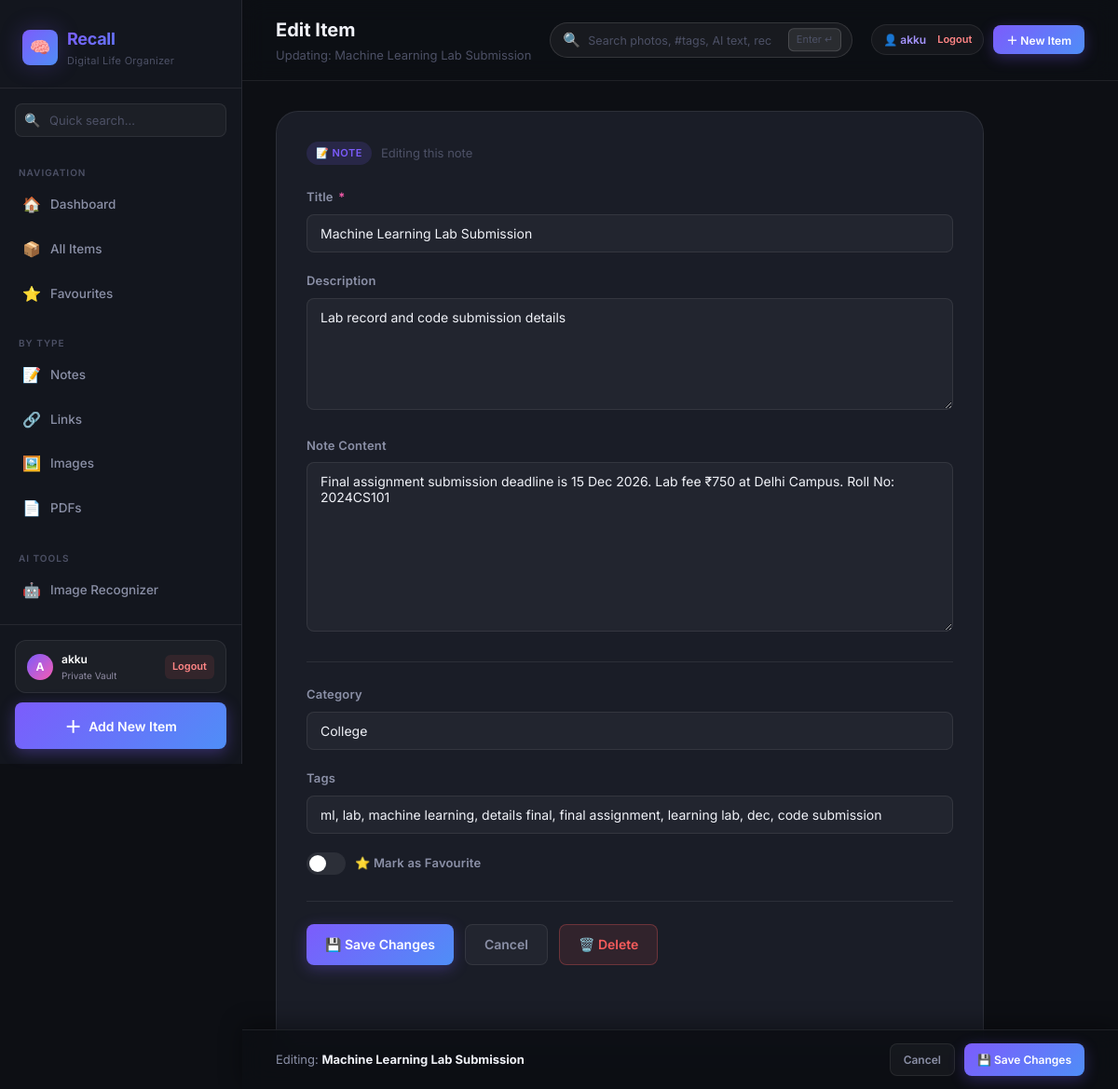
Page /item/52656f0b-5211-48f5-9dd1-ac2c3fe8be5c/edit (signed in) on the committed database.
### tables this page shows
CREATE TABLE users (
            id            TEXT PRIMARY KEY,
            email         TEXT UNIQUE NOT NULL,
            username      TEXT NOT NULL,
            password_hash TEXT NOT NULL,
            created_at    TEXT NOT NULL
        );

CREATE TABLE items (
            id          TEXT PRIMARY KEY,
            type        TEXT NOT NULL,           -- 'note' | 'link' | 'image' | 'pdf'
            title       TEXT NOT NULL,
            description TEXT,
            content     TEXT,                   -- note text or extracted text
            url         TEXT,                   -- for links
            filename    TEXT,                   -- for files
            tags        TEXT DEFAULT '[]',      -- JSON array
            category    TEXT DEFAULT 'General',
            favourite   INTEGER DEFAULT 0,
            created_at  TEXT NOT NULL,
            updated_at  TEXT NOT NULL
        , subcategory TEXT DEFAULT '', entities TEXT DEFAULT '{}', content_hash TEXT DEFAULT '', user_id TEXT DEFAULT '');

### app.py (the view, shortened to what this page needs)
@app.route("/item/<item_id>/edit", methods=["GET", "POST"])
def edit_item(item_id):
    user_id = session.get("user_id")
    conn = get_db()
    row  = conn.execute("SELECT * FROM items WHERE id=? AND user_id=?", (item_id, user_id)).fetchone()
    if not row:
        conn.close()
        abort(404)
    item = row_to_dict(row)
    conn.close()
    return render_template("edit.html", item=item)

### app.py (called while the page is built)
@app.after_request
def add_cache_control_headers(response):
    if response.content_type and "text/html" in response.content_type:
        response.headers["Cache-Control"] = "no-cache, no-store, must-revalidate, max-age=0, post-check=0, pre-check=0"
        response.headers["Pragma"] = "no-cache"
        response.headers["Expires"] = "-1"
    return response

def get_current_user():
    user_id = session.get("user_id")
    if not user_id:
        return None
    conn = get_db()
    row = conn.execute("SELECT id, email, username, created_at FROM users WHERE id=?", (user_id,)).fetchone()
    conn.close()
    return dict(row) if row else None

@app.context_processor
def inject_user():
    return {"current_user": get_current_user()}

@app.before_request
def require_login():
    endpoint = request.endpoint
    if not endpoint:
        return None
    if endpoint in EXEMPT_ENDPOINTS or endpoint.startswith("static"):
        return None
    user = get_current_user()
    if not user:
        session.clear()
        if request.path.startswith("/api/"):
            return jsonify({"error": "Unauthorized"}), 401
        return redirect(url_for("login", next=request.full_path if request.method == "GET" else None))

### db.py (called while the page is built)
def get_db():
    conn = sqlite3.connect(DB_PATH)
    conn.row_factory = sqlite3.Row
    return conn

def row_to_dict(row):
    if row is None:
        return None
    d = dict(row)
    try:
        raw_tags = d.get('tags')
        if isinstance(raw_tags, str):
            d['tags'] = json.loads(raw_tags or '[]')
        elif not isinstance(raw_tags, list):
            d['tags'] = []
    except Exception:
        d['tags'] = []
    try:
        raw_entities = d.get('entities')
        if isinstance(raw_entities, str):
            d['entities'] = json.loads(raw_entities or '{}')
        elif not isinstance(raw_entities, dict):
            d['entities'] = {}
    except Exception:
        d['entities'] = {}
    return d

### templates/edit.html (shortened to what this page needs)
{% extends "base.html" %}
{% set TYPE_ICONS = {'note': '📝', 'link': '🔗', 'image': '🖼️', 'pdf': '📄'} %}
{% block page_title %}Edit Item{% endblock %}
{% block page_subtitle %}Updating: {{ item.title }}{% endblock %}
{% block content %}
<div class="form-container">
  <div class="form-card">
    <div style="display:flex;align-items:center;gap:10px;margin-bottom:24px;">
      <span class="item-type-badge badge-{{ item.type }}">
        {{ TYPE_ICONS.get(item.type, '📌') }} {{ item.type }}
      </span>
      <span style="color:var(--text-muted);font-size:13px;">Editing this {{ item.type }}</span>
    </div>
    <form method="POST"
          action="{{ url_for('edit_item', item_id=item.id) }}"
          enctype="multipart/form-data"
          id="editForm">
      <div class="form-group">
        <label class="form-label" for="title">Title <span class="required">*</span></label>
        <input type="text" id="title" name="title" class="form-control"
               value="{{ item.title }}" required/>
      </div>
      <div class="form-group">
        <label class="form-label" for="description">Description</label>
        <textarea id="description" name="description" class="form-control" rows="2">{{ item.description or '' }}</textarea>
      </div>
      {% if item.type == 'note' %}
      <div class="form-group">
        <label class="form-label" for="content">Note Content</label>
        <textarea id="content" name="content" class="form-control" rows="10">{{ item.content or '' }}</textarea>
      </div>
      {% elif item.type == 'link' %}
      <div class="form-group">
        <label class="form-label" for="url">URL</label>
        <input type="url" id="url" name="url" class="form-control" value="{{ item.url or '' }}"/>
      </div>
      {% endif %}
      <div style="border-top:1px solid var(--border);margin:24px 0;padding-top:24px;">
        <div class="form-group">
          <label class="form-label" for="category">Category</label>
          <input type="text" id="category" name="category" class="form-control"
                 value="{{ item.category }}" list="categoryList" autocomplete="off"/>
        </div>
        <div class="form-group">
          <label class="form-label" for="tags">Tags</label>
          <input type="text" id="tags" name="tags" class="form-control"
                 value="{{ item.tags | join(', ') }}"
                 placeholder="Comma-separated…"/>
        </div>
        <div class="form-group">
          <label class="checkbox-row">
            <input type="checkbox" name="favourite" class="toggle-check"
                   {% if item.favourite %}checked{% endif %}/>
            <span class="form-label" style="margin:0;cursor:pointer;">⭐ Mark as Favourite</span>
          </label>
        </div>
      </div>
      <div class="form-actions">
        <button type="submit" class="btn btn-primary">💾 Save Changes</button>
        <a href="{{ url_for('view_item', item_id=item.id) }}" class="btn btn-secondary">Cancel</a>
        <form method="POST" action="{{ url_for('delete_item', item_id=item.id) }}"
              id="deleteFormEdit" style="margin-left:auto;">
          <button type="button" class="btn btn-danger delete-trigger"
                  data-form-id="deleteFormEdit">🗑️ Delete</button>
        </form>
      </div>
    </form>
    <div class="sticky-save-bar">
      <span style="color:var(--text-secondary);font-size:13px;">Editing: <strong style="color:var(--text-primary);">{{ item.title }}</strong></span>
      <div style="display:flex;gap:10px;">
        <a href="{{ url_for('view_item', item_id=item.id) }}" class="btn btn-secondary btn-sm">Cancel</a>
        <button type="submit" form="editForm" class="btn btn-primary btn-sm">💾 Save Changes</button>
      </div>
    </div>
  </div>
</div>
{% endblock %}

### templates/base.html (shortened to what this page needs)
<!DOCTYPE html>
<html lang="en">
<head>
  <link rel="stylesheet" href="{{ url_for('static', filename='css/style.css') }}?v=3.0"/>
</head>
<body>
<aside class="sidebar" id="sidebar">
  <div class="sidebar-logo">
    <div class="logo-mark">
      <div class="logo-icon">🧠</div>
      <div class="logo-text">
        <h1>Recall</h1>
        <p>Digital Life Organizer</p>
      </div>
    </div>
  </div>
  <div class="sidebar-search">
    <div class="sidebar-search-box" style="position:relative;">
      <span class="search-icon">🔍</span>
      <input type="text" id="sidebarSearch" placeholder="Quick search…" autocomplete="off"/>
    </div>
  </div>
  <nav class="sidebar-nav">
    <p class="nav-section-label">Navigation</p>
    <a href="{{ url_for('index') }}" class="nav-item {% if request.endpoint == 'index' %}active{% endif %}">
      <span class="nav-icon">🏠</span> Dashboard
    </a>
    <a href="{{ url_for('items') }}" class="nav-item {% if request.endpoint == 'items' and not request.args.get('type') and not request.args.get('favourites') %}active{% endif %}">
      <span class="nav-icon">📦</span> All Items
    </a>
    <a href="{{ url_for('items') }}?favourites=1" class="nav-item {% if request.args.get('favourites') == '1' %}active{% endif %}">
      <span class="nav-icon">⭐</span> Favourites
    </a>
    <p class="nav-section-label" style="margin-top:12px;">By Type</p>
    <a href="{{ url_for('items') }}?type=note" class="nav-item {% if request.args.get('type') == 'note' %}active{% endif %}">
      <span class="nav-icon">📝</span> Notes
    </a>
    <a href="{{ url_for('items') }}?type=link" class="nav-item {% if request.args.get('type') == 'link' %}active{% endif %}">
      <span class="nav-icon">🔗</span> Links
    </a>
    <a href="{{ url_for('items') }}?type=image" class="nav-item {% if request.args.get('type') == 'image' %}active{% endif %}">
      <span class="nav-icon">🖼️</span> Images
    </a>
    <a href="{{ url_for('items') }}?type=pdf" class="nav-item {% if request.args.get('type') == 'pdf' %}active{% endif %}">
      <span class="nav-icon">📄</span> PDFs
    </a>
    <p class="nav-section-label" style="margin-top:12px;">AI Tools</p>
    <a href="{{ url_for('recognise') }}" class="nav-item {% if request.endpoint in ['recognise', 'recognize'] %}active{% endif %}">
      <span class="nav-icon">🤖</span> Image Recognizer
    </a>
  </nav>
  <div class="sidebar-footer">
    {% if current_user %}
    <div style="padding:10px 12px;margin-bottom:10px;background:rgba(255,255,255,0.04);border:1px solid rgba(255,255,255,0.08);border-radius:12px;display:flex;align-items:center;justify-content:space-between;">
      <div style="display:flex;align-items:center;gap:9px;overflow:hidden;">
        <div style="width:28px;height:28px;border-radius:50%;background:linear-gradient(135deg,#7c5cfc,#f75cb2);display:flex;align-items:center;justify-content:center;font-weight:700;font-size:12px;color:#fff;flex-shrink:0;">
          {{ (current_user.username[0] if current_user.username else 'U')|upper }}
        </div>
        <div style="overflow:hidden;">
          <div style="font-size:12px;font-weight:600;color:#fff;white-space:nowrap;overflow:hidden;text-overflow:ellipsis;">
            {{ current_user.username }}
          </div>
          <div style="font-size:10px;color:#8f8ba3;">Private Vault</div>
        </div>
      </div>
      <a href="{{ url_for('logout') }}" title="Sign Out" style="color:#ff8585;text-decoration:none;font-size:11px;padding:4px 8px;background:rgba(247,92,92,0.1);border-radius:6px;font-weight:600;">
        Logout
      </a>
    </div>
    {% endif %}
    <button type="button" class="add-btn" onclick="openQuickAdd()" style="width:100%;border:none;cursor:pointer;">
      <span style="font-size:18px;">＋</span> Add New Item
    </button>
  </div>
</aside>
<div class="main-wrap">
  <header class="topbar">
    <div style="flex-shrink:0;">
      <div class="topbar-title">{% block page_title %}Recall{% endblock %}</div>
      <div class="topbar-subtitle">{% block page_subtitle %}Your digital memory{% endblock %}</div>
    </div>
    <div class="topbar-search-wrap">
      <form action="{{ url_for('items') }}" method="GET" class="topbar-search-form" id="topSearchForm">
        <span class="top-search-icon">🔍</span>
        <input type="text"
               name="q"
               id="globalTopSearch"
               class="topbar-search-input"
               placeholder="Search photos, #tags, AI text, receipts, notes... (Press Enter)"
               autocomplete="off"
               value="{{ query if query is defined else request.args.get('q', '') }}"/>
        <kbd class="top-search-kbd">Enter ↵</kbd>
      </form>
    </div>
    <div class="topbar-actions" style="flex-shrink:0;display:flex;align-items:center;gap:10px;">
      {% if current_user %}
      <div style="display:inline-flex;align-items:center;gap:8px;padding:6px 12px;background:rgba(255,255,255,0.04);border:1px solid rgba(255,255,255,0.08);border-radius:20px;font-size:12px;">
        <span style="color:#a594fd;font-weight:600;">👤 {{ current_user.username }}</span>
        <a href="{{ url_for('logout') }}" style="color:#ff8585;text-decoration:none;font-size:11px;font-weight:600;margin-left:4px;" title="Sign out">Logout</a>
      </div>
      {% endif %}
      {% block topbar_actions %}
      <button type="button" class="btn btn-primary btn-sm" onclick="openQuickAdd()" id="topbarAddBtn">
        ＋ New Item
      </button>
      {% endblock %}
    </div>
  </header>
  <main class="main-content fade-in">
    {% block content %}{% endblock %}
  </main>
</div>
</body>
</html>

### rows in the picture
users: username "A", username "akku"
items: title "Machine Learning Lab Submission", get "📝", type "NOTE", type "note", description "Lab record and code submission details", content "Final assignment submission deadline is 15 Dec 2026. Lab fee ₹750 at Delhi Campus. Roll No: 2024CS101", category "College"
